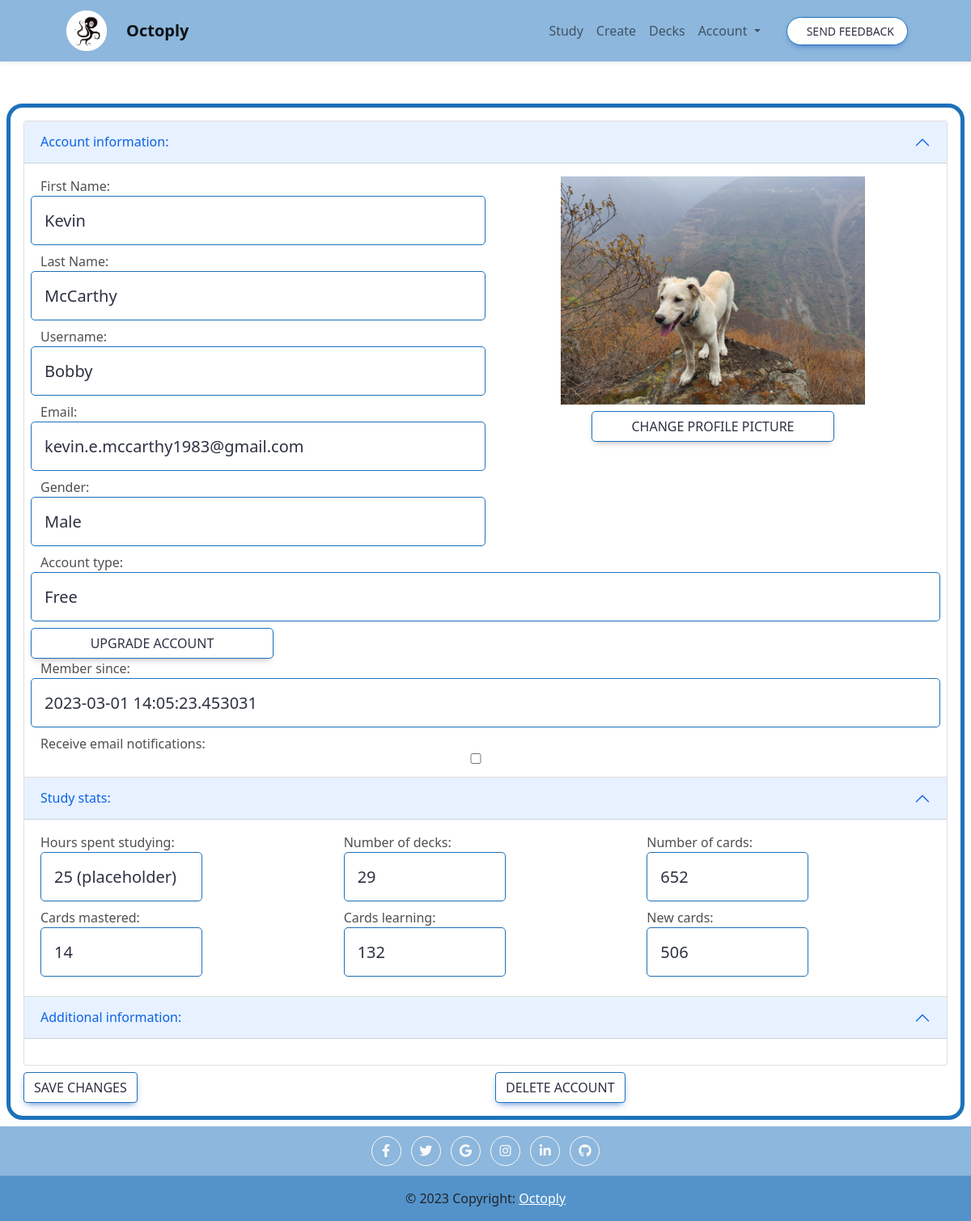
Page /account (signed in) on the earlier database version.
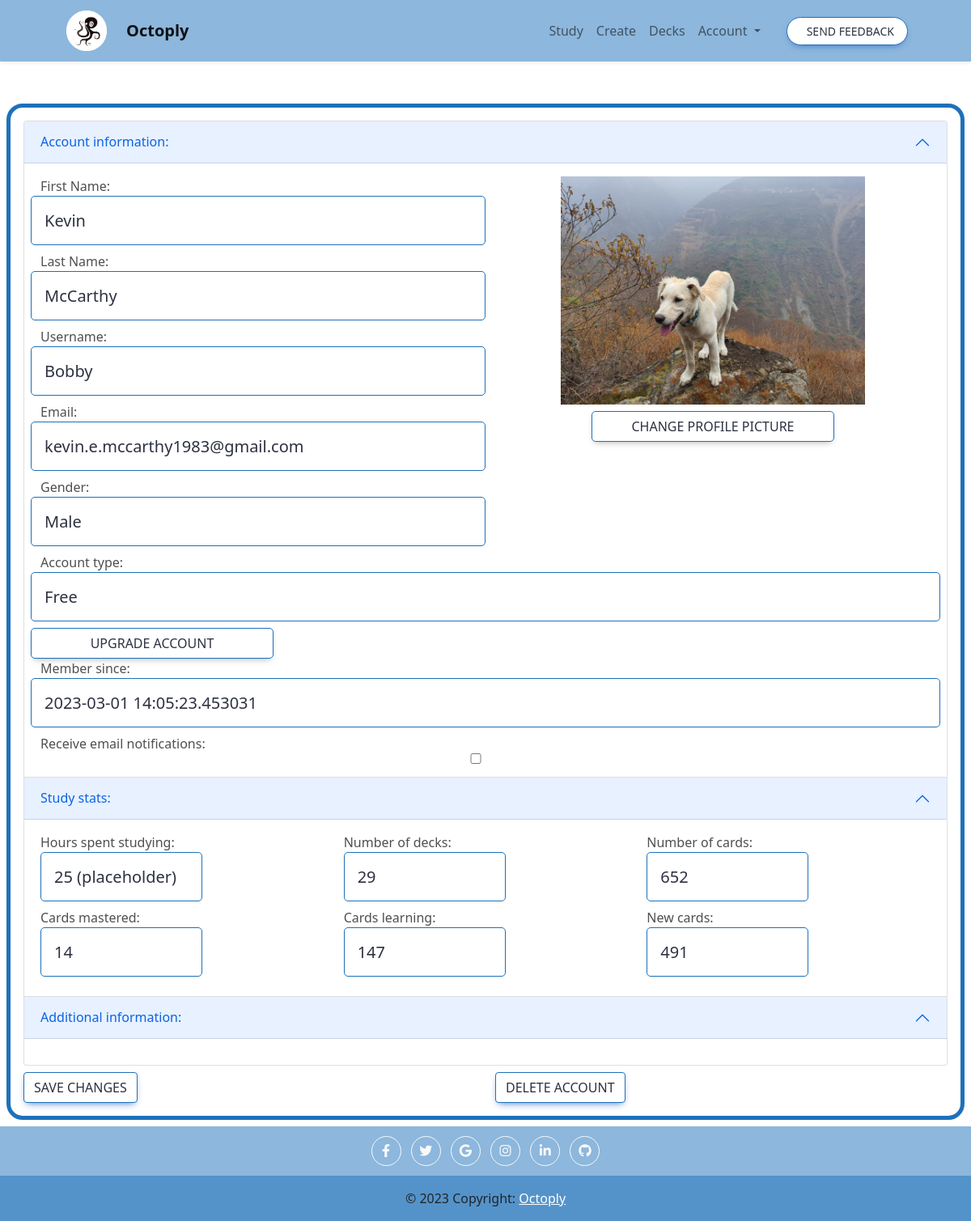
Same page on the later database version.
### app.py (models this page shows, shortened)
class User(db.Model, UserMixin):
    id = db.Column(db.Integer, primary_key=True)
    username = db.Column(db.String(20), nullable=True, unique=True)
    password = db.Column(db.String(80), nullable=True)
    email = db.Column(db.String(255), nullable=False)
    email_confirmed_at = db.Column(db.DateTime())
    first_name = db.Column(db.String(50), nullable=True)
    last_name = db.Column(db.String(50), nullable=True)
    decks = db.relationship("Deck", backref=db.backref("user", lazy="joined"), lazy="select")
    external_id = db.Column(db.String(255), nullable=True)
    external_type = db.Column(db.String(255), nullable=True)
    time_created = db.Column(db.DateTime, default=datetime.utcnow)
    time_accessed= db.Column(db.DateTime, default=datetime.utcnow, onupdate=datetime.utcnow)
    account_type = db.Column(db.String(255), nullable=True, default="free")
    account_status = db.Column(db.String(255), nullable=True, default="active")
    account_expiration = db.Column(db.DateTime, nullable=True)
    account_expiration_reason = db.Column(db.String(255), nullable=True)
    gender = db.Column(db.String(255), nullable=True)
    pic = db.Column(db.String(255), nullable=True)
    contacted_email = db.Column(db.Boolean, default=False)
    dob = db.Column(db.DateTime, nullable=True)
    def quantity_decks(self):
        return len(self.decks)
    def quantity_cards(self):
        return sum([len(deck.cards) for deck in self.decks])
    def quantity_cards_mastered(self):
        counter = 0
        for deck in self.decks:
            for card in deck.cards:
                if card.box_id == 3:
                    counter += 1
        return counter
    def quantity_cards_learning(self):
        counter = 0
        for deck in self.decks:
            for card in deck.cards:
                if card.box_id != 3 and card.times_asked != 0:
                    counter += 1
        return counter
    def quantity_cards_new(self):
        counter = 0
        for deck in self.decks:
            for card in deck.cards:
                if card.times_asked == 0:
                    counter += 1
        return counter

class Card(db.Model):
    id = db.Column(db.Integer, primary_key=True)
    term = db.Column(db.String(50), nullable=False)
    content = db.Column(db.String(255), nullable=False)
    boc_2 = db.Column(db.String(255), nullable=True)
    boc_3 = db.Column(db.String(255), nullable=True)
    boc_4 = db.Column(db.String(255), nullable=True)
    formula = db.Column(db.String(255), nullable=True)
    img = db.Column(db.String(255), nullable=True)
    sound = db.Column(db.String(255), nullable=True)
    boc_id = db.Column(db.Float(10), nullable=True)
    box_id = db.Column(db.Float(10), nullable=True, default=0)
    interval = db.Column(db.Integer, default=1)
    time_updated = db.Column(db.DateTime, default=datetime.utcnow)
    times_asked = db.Column(db.Integer, default=0)
    times_correct = db.Column(db.Integer, default=0)
    times_correct_row = db.Column(db.Integer, default=0)
    create_method = db.Column(db.String(255), nullable=True)
    time_created = db.Column(db.DateTime, default=datetime.utcnow)
    category = db.Column(db.String(255), nullable=True)
    edited = db.Column(db.Integer, default=0)
    diff_lvl = db.Column(db.Float(100), default=1)
    subject = db.Column(db.String(255), nullable=True)
    topic = db.Column(db.String(255), nullable=True)
    prompt_option = db.Column(db.String(255), nullable=True)
    prompt_option2 = db.Column(db.String(255), nullable=True)
    trans_option = db.Column(db.String(255), nullable=True)
    len_option = db.Column(db.String(255), nullable=True)
    qmin_option = db.Column(db.String(255), nullable=True)
    qmax_option = db.Column(db.String(255), nullable=True)

### app.py (the view, shortened to what this page needs)
@app.route("/account", methods = ["POST", "GET"])
@login_required
def account():
    user = User.query.filter_by(id=current_user.id).first()
    return render_template("account.html", title="Account", user = user)

### app.py (called while the page is built)
@login_manager.user_loader
def load_user(user_id):
    return User.query.get(int(user_id))

@app.after_request
def after_request(response):
    response.headers["Cache-Control"] = "no-cache, no-store, must-revalidate"
    response.headers["Expires"] = 0
    response.headers["Pragma"] = "no-cache"
    response.headers["Referrer-Policy"] = "no-referrer-when-downgrade"
    return response

### templates/account.html (shortened to what this page needs)
{% extends "layout.html" %} {% block title %} Extractor {% endblock %} {% block
main_0 %}
<div class="col box_0 p-3 m-2">
  <form method="POST" action="{{ url_for('account') }}">
    <div class="accordion" id="accordionExample">
      <div class="accordion-item">
        <h2 class="accordion-header" id="headingOne">
          <button class="accordion-button" type="button" data-bs-toggle="collapse" data-bs-target="#collapseOne"
            aria-expanded="true" aria-controls="collapseOne">
            Account information:
          </button>
        </h2>
        <div id="collapseOne" class="accordion-collapse collapse show" aria-labelledby="headingOne"
          data-bs-parent="#accordionExample">
          <div class="accordion-body">
            <div class="row">
              <div class="col-6">
                <div class="row">
                  <label for="first_name">First Name:</label>
                  <input name="first_name" class="card-title box_study input_0 form-control form-control-lg" type="text"
                    id="first_name" placeholder="{{ user.first_name }}" value="{{ user.first_name }}" />
                </div>
                <div class="row">
                  <label for="last_name">Last Name:</label>
                  <input name="last_name" class="card-title box_study input_0 form-control form-control-lg" type="text"
                    id="last_name" placeholder="{{ user.last_name }}" value="{{ user.last_name }}" />
                </div>
                <div class="row">
                  <label for="username">Username:</label>
                  <input name="username" class="card-title box_study input_0 form-control form-control-lg" type="text"
                    id="username" placeholder="{{ user.username }}" value="{{ user.username }}" />
                </div>
                <div class="row">
                  <label for="email">Email:</label>
                  <p name="email" class="card-title box_study input_0 form-control form-control-lg" type="text"
                    id="email" placeholder="{{ user.email }}" value="{{ user.email }}"> {{ user.email }} </p>
                </div>
                <div class="row">
                  <label for="gender">Gender:</label>
                  <select id="gender" name="gender" class="card-title box_study input_0 form-control form-control-lg">
                    <option value="default">{{user.gender}}</option>
                  </select>
                </div>
              </div>
            <br>
            <div class="col-6">
              <div class="row justify-content-center" style="text-align:center">
                {% if user.pic == None %}
                <img src="static/logo1.png" style="max-height:fit-content; max-width:fit-content;" alt="logo">
                {% else %}
                <img src="\{{user.pic}}" style="max-height:400px; max-width:400px;" alt="profile pic">
                {% endif %}
              </div>
              <div class="row justify-content-center mt-2">
                <button type="button" class="btn box_study" data-bs-toggle="modal" data-bs-target="#exampleModal"
                  style="max-width:300px;">Change profile picture</button>
              </div>
            </div>
          </div>
          <div class="row">
            <label for="email">Account type:</label>
            <p name="term" class="card-title box_study input_0 form-control form-control-lg" type="text" id="email"
              placeholder="" value=""> {{user.account_type}} </p>
            <button type="button" class="btn box_study" style="max-width:300px;">Upgrade account</button>
            <label for="email">Member since:</label>
            <p name="term" class="card-title box_study input_0 form-control form-control-lg" type="text" id="email"
              placeholder="" value=""> {{user.time_created}} </p>
            <div class="row">
              <label for="checkbox">Receive email notifications:</label>
              <input class=" " type="checkbox" id="email-checkbox" name="email-checkbox" value="on" />
            </div>
          </div>
        </div>
      </div>
    </div>
    <div class="accordion-item">
      <h2 class="accordion-header" id="headingTwo">
        <button class="accordion-button" type="button" data-bs-toggle="collapse" data-bs-target="#collapseTwo"
          aria-expanded="true" aria-controls="collapseTwo">
          Study stats:
        </button>
      </h2>
      <div id="collapseTwo" class="accordion-collapse collapse show" aria-labelledby="headingTwo"
        data-bs-parent="#accordionExample">
        <div class="accordion-body">
          <div class="row">
<div class = "col-md-4">
            <label for="email">Hours spent studying:</label>
            <p name="term" class="card-title box_study input_0 form-control form-control-lg" style="max-width:200px"type="text" id="email"
              placeholder="" value=""> 25 (placeholder) </p>
</div>   <div class = "col-md-4">
            <label for="email">Number of decks:</label>
            <p name="term" class="card-title box_study input_0 form-control form-control-lg" style="max-width:200px" type="text" id="email"
              placeholder="" value=""> {{user.quantity_decks()}} </p>
            </div>   <div class = "col-md-4">
            <label for="email">Number of cards:</label>
            <p name="term" class="card-title box_study input_0 form-control form-control-lg" style="max-width:200px"type="text" id="email"
              placeholder="" value=""> {{user.quantity_cards()}} </p>
            </div>   <div class = "col-md-4">
            <label for="email">Cards mastered:</label>
            <p name="term" class="card-title box_study input_0 form-control form-control-lg" style="max-width:200px"type="text" id="email"
              placeholder="" value=""> {{user.quantity_cards_mastered()}} </p>
            </div>   <div class = "col-md-4">
            <label for="email">Cards learning:</label>
            <p name="term" class="card-title box_study input_0 form-control form-control-lg" style="max-width:200px"type="text" id="email"
              placeholder="" value=""> {{user.quantity_cards_learning()}} </p>
            </div>   <div class = "col-md-4">
            <label for="email">New cards:</label>
            <p name="term" class="card-title box_study input_0 form-control form-control-lg" style="max-width:200px"type="text" id="email"
              placeholder="" value=""> {{user.quantity_cards_new()}} </p>
            </div>
          </div>
        </div>
      </div>
    </div>
    <div class="accordion-item">
      <h2 class="accordion-header" id="headingThree">
        <button class="accordion-button" type="button" data-bs-toggle="collapse" data-bs-target="#collapseThree"
          aria-expanded="true" aria-controls="collapseThree">
          Additional information:
        </button>
      </h2>
      <div id="collapseThree" class="accordion-collapse collapse show" aria-labelledby="headingThree"
        data-bs-parent="#accordionExample">
        <div class="accordion-body">
        </div>
      </div>
    </div>
</div>
<div class="row mt-2">
  <div class="col-6">
    <button type="submit" class="btn btn-primary" value="Save">Save changes</button>
  </div>
  </form>
  <div class="col-6">
    <button type="button" class="btn btn-primary" data-bs-toggle="modal" data-bs-target="#delModal">Delete account</button>
  </div>
</div>
{% endblock %}

### templates/layout.html (shortened to what this page needs)
<!DOCTYPE html>
<html lang="en">
<head>
    <link href="..\static\style.css" rel="stylesheet" />
</head>
<body>
    <link href="https://cdnjs.cloudflare.com/ajax/libs/font-awesome/6.0.0/css/all.min.css" rel="stylesheet" />
    <link href="https://cdnjs.cloudflare.com/ajax/libs/mdb-ui-kit/6.1.0/mdb.min.css" rel="stylesheet" />
    <nav class="navbar navbar-expand-lg navbar-light fixed-top shadow-sm" style="background-color: rgba(29, 113, 186, 0.5);">
        <div class="container px-5">
            <a class="navbar-brand pl-2" href="/">
                <img src="\static\logo1_small.png" width="50" height="50" alt="logo">
            </a>
            <a class="navbar-brand fw-bold" href="#page-top">Octoply</a>
            <div class="collapse navbar-collapse" id="navbarResponsive">
                <ul class="navbar-nav ms-auto me-4 my-3 my-lg-0">
                    {% if current_user.is_authenticated %}
                    <li class="nav-item active">
                        <a class="nav-link" href="/study_deck_all">Study <span class="sr-only">(current)</span></a>
                    </li>
                    <li class="nav-item">
                        <a class="nav-link" href="/extract">Create</a>
                    </li>
                    <li class="nav-item">
                        <a class="nav-link" href="/viewdecks">Decks</a>
                    </li>
                    <li class="nav-item dropdown">
                        <a class="nav-link dropdown-toggle" href="#" id="navbarDropdown" role="button"
                            data-bs-toggle="dropdown" aria-haspopup="true" aria-expanded="false">
                            Account
                        </a>
                    </li>
                    {% endif %}
                </ul>
                <button class="btn btn-primary rounded-pill px-3 mb-2 mb-lg-0" data-bs-toggle="modal"
                    data-bs-target="#feedbackModal">
                    <span class="d-flex align-items-center">
                        <span class="small">Send Feedback</span>
                    </span>
                </button>
            </div>
        </div>
    </nav>
    <main>
        <br>
        <br>
        <br>
        <br>
        <br>
        {% block main_0 %}
        {% endblock %}
    </main>
    <footer class="text-center site-footer pt-2" style="background-color: rgba(29, 113, 186, 0.5);">
        <a class="btn btn-outline-light btn-floating m-1" href="#!" role="button"><i class="fab fa-facebook-f"></i></a>
        <a class="btn btn-outline-light btn-floating m-1" href="#!" role="button"><i class="fab fa-twitter"></i></a>
        <a class="btn btn-outline-light btn-floating m-1" href="#!" role="button"><i class="fab fa-google"></i></a>
        <a class="btn btn-outline-light btn-floating m-1" href="#!" role="button"><i class="fab fa-instagram"></i></a>
        <a class="btn btn-outline-light btn-floating m-1" href="#!" role="button"><i class="fab fa-linkedin-in"></i></a>
        <a class="btn btn-outline-light btn-floating m-1" href="#!" role="button"><i class="fab fa-github"></i></a>
        <div class="text-center p-3 mt-2" style="background-color: rgba(29, 113, 186, 0.5);">
            © 2023 Copyright:
            <a class="text-white" href="https://mdbootstrap.com/">Octoply</a>
        </div>
    </footer>
    <link href="https://cdn.jsdelivr.net/npm/bootstrap@5.1.3/dist/css/bootstrap.min.css"
 rel="stylesheet" />
</body>
</html>

### static/style.css (style rules this page uses)
footer { background-size: cover; }
body { background-color: white !important; background-size: cover; }
.row { --mdb-gutter-x: 0.5rem !important; }
.input_0 { background-color: white !important; color: black; }
.card-title { background-color: white !important; }
.btn-primary { background-color: white !important; color: #2D3142 !important; border-color: #1D71BA !important; }
.box_0 { border: 10px solid !important; align-content: center !important; background-color: white !important; border-width: 5px !important; border-radius: 20px !important; border-color: #1D71BA !important; align-self: center !important; color: #2D3142 !important; }
.box_study { border: 10px solid !important; align-content: center !important; background-color: white !important; border-width: 1px !important; border-radius: 5px !important; border-color: #1D71BA !important; align-self: center !important; color: #2D3142 !important; }
body { display: flex; min-height: 100vh; flex-direction: column; }
.site-footer { margin-top: auto; }
main { flex-grow: 1; }
footer { background-color: white; }
.navbar-brand { margin-left: 4px !important; }
a:has(img) { text-decoration: none; }

Differences in the rows shown:
computed for Card (number 1 of 2 on the later page): quantity_cards_learning "132" → "147"
changed through a linked row, Card (number 2 of 2 on the later page): quantity_cards_new "506" → "491"
